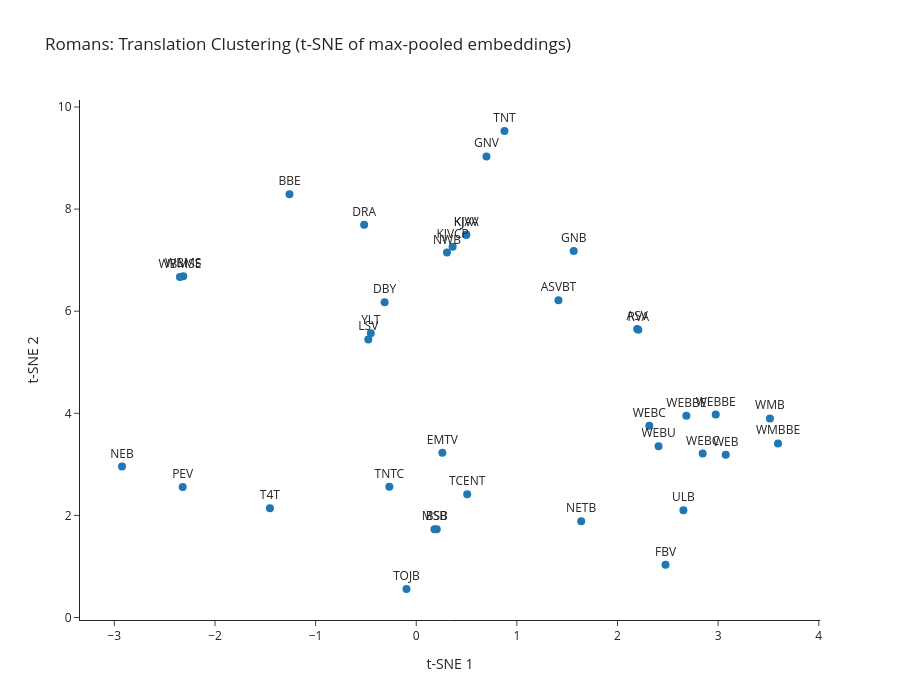

Notebook cell for this chart:
### Code cell
# 2D visualization of Romans max-pooled embeddings per translation using t-SNE
from sklearn.manifold import TSNE
import plotly.express as px

# Filter master_df to Romans only
romans_master = master_df[master_df["commonName"] == "Romans"]

# Max-pool all Romans verses into a single embedding per translation
romans_pooled = {}
for t_id, group in romans_master.groupby("translationId"):
    embs = np.stack(group["embedding"].values)
    romans_pooled[t_id] = embs.max(axis=0)

# Build matrix and labels
t_ids = list(romans_pooled.keys())
embeddings_matrix = np.stack([romans_pooled[t] for t in t_ids])

short_labels = []
full_labels = []
for t in t_ids:
    match = translation_names[translation_names["id"] == t]
    if not match.empty:
        short_labels.append(match.iloc[0]["shortName"])
        full_labels.append(match.iloc[0]["englishName"])
    else:
        short_labels.append(t)
        full_labels.append(t)

# t-SNE to 2D
tsne = TSNE(n_components=2, perplexity=min(15, len(t_ids) - 1), random_state=42, metric="cosine")
coords_2d = tsne.fit_transform(embeddings_matrix)

# Build plot DataFrame
plot_df = pd.DataFrame({
    "x": coords_2d[:, 0],
    "y": coords_2d[:, 1],
    "translation": short_labels,
    "translation_name": full_labels,
})

fig = px.scatter(
    plot_df, x="x", y="y", text="translation",
    hover_data={"translation_name": True, "translation": True, "x": False, "y": False},
    title="Romans: Translation Clustering (t-SNE of max-pooled embeddings)",
    template="simple_white",
    width=900, height=700,  
)
fig.update_traces(textposition="top center", marker=dict(size=8))
fig.update_layout(
    xaxis_title="t-SNE 1", yaxis_title="t-SNE 2",
    showlegend=False,
) 
fig.show()

### Figure 1 — Plotly figure (JSON) as saved in the notebook; plotly's stock layout.template omitted (floating-point values rounded to 4 significant figures)
{"data": [{"customdata": [["Berean Standard Bible", "BSB"], ["World English Bible", "WEB"], ["ASV Byzantine Text", "ASVBT"], ["American Standard Version (1901)", "ASV"], ["Bible in Basic English", "BBE"], ["KJV Cambridge Paragraph", "KJVCP"], ["Darby Translation", "DBY"], ["Douay-Rheims 1899", "DRA"], ["English Majority Text Version", "EMTV"], ["Family 35 NT", "TNTC"], ["Free Bible Version", "FBV"], ["Geneva Bible 1599", "GNV"], ["King James Version + Apocrypha", "KJVA"], ["King James Version", "KJAV"], ["English LSV", "LSV"], ["Majority Standard BIble", "MSB"], ["NET Bible", "NETB"], ["Nyangumarta English Bible", "NEB"], ["Noyes Bible", "GNB"], ["The Orthodox Jewish Bible -  Tanakh and Orthodox Jewish Brit Chadasha - The Holy Bible", "TOJB"], ["Plain English Version", "PEV"], ["Revised Version", "RVA"], ["Translation for Translators", "T4T"], ["Text-Critical English NT", "TCENT"], ["Tyndale NT", "TNT"], ["Unlocked Literal Bible", "ULB"], ["Webster Bible", "NWB"], ["World English Bible Classic", "WEBC"], ["World English Bible (Catholic)", "WEBC"], ["World English Bible British Edition", "WEBBE"], ["World English Bible Updated", "WEBU"], ["World English Bible British Edition with Deuterocanon", "WEBBE"], ["World Messianic Bible", "WMB"], ["World Messianic Bible British Edition", "WMBBE"], ["English: Wycliffe's Bible Modern Spelling (with Deuterocanon)", "WBMS"], ["English: Wycliffe's Bible Modern Spelling (Enhanced) (with Deuterocanon)", "WBMSE"], ["Young's Literal Translation", "YLT"]], "hovertemplate": "translation=%{customdata[1]}<br>translation_name=%{customdata[0]}<extra></extra>", "legendgroup": "", "marker": {"color": "#1F77B4", "size": 8, "symbol": "circle"}, "mode": "markers+text", "name": "", "orientation": "v", "showlegend": false, "text": ["BSB", "WEB", "ASVBT", "ASV", "BBE", "KJVCP", "DBY", "DRA", "EMTV", "TNTC", "FBV", "GNV", "KJVA", "KJAV", "LSV", "MSB", "NETB", "NEB", "GNB", "TOJB", "PEV", "RVA", "T4T", "TCENT", "TNT", "ULB", "NWB", "WEBC", "WEBC", "WEBBE", "WEBU", "WEBBE", "WMB", "WMBBE", "WBMS", "WBMSE", "YLT"], "textposition": "top center", "type": "scatter", "x": [0.2036, 3.076, 1.413, 2.196, -1.26, 0.3613, -0.3141, -0.5177, 0.2595, -0.2673, 2.477, 0.6979, 0.4967, 0.4967, -0.4763, 0.181, 1.639, -2.924, 1.565, -0.09653, -2.321, 2.207, -1.454, 0.5061, 0.8768, 2.655, 0.3055, 2.316, 2.846, 2.684, 2.408, 2.976, 3.515, 3.595, -2.315, -2.348, -0.4515], "xaxis": "x", "y": [1.729, 3.189, 6.216, 5.653, 8.293, 7.265, 6.174, 7.696, 3.228, 2.561, 1.033, 9.031, 7.499, 7.499, 5.448, 1.727, 1.886, 2.958, 7.177, 0.5584, 2.555, 5.635, 2.14, 2.416, 9.53, 2.099, 7.149, 3.755, 3.212, 3.953, 3.353, 3.977, 3.9, 3.41, 6.685, 6.669, 5.567], "yaxis": "y"}], "layout": {"height": 700, "legend": {"tracegroupgap": 0}, "showlegend": false, "title": {"text": "Romans: Translation Clustering (t-SNE of max-pooled embeddings)"}, "width": 900, "xaxis": {"anchor": "y", "domain": [0, 1], "title": {"text": "t-SNE 1"}}, "yaxis": {"anchor": "x", "domain": [0, 1], "title": {"text": "t-SNE 2"}}}}
